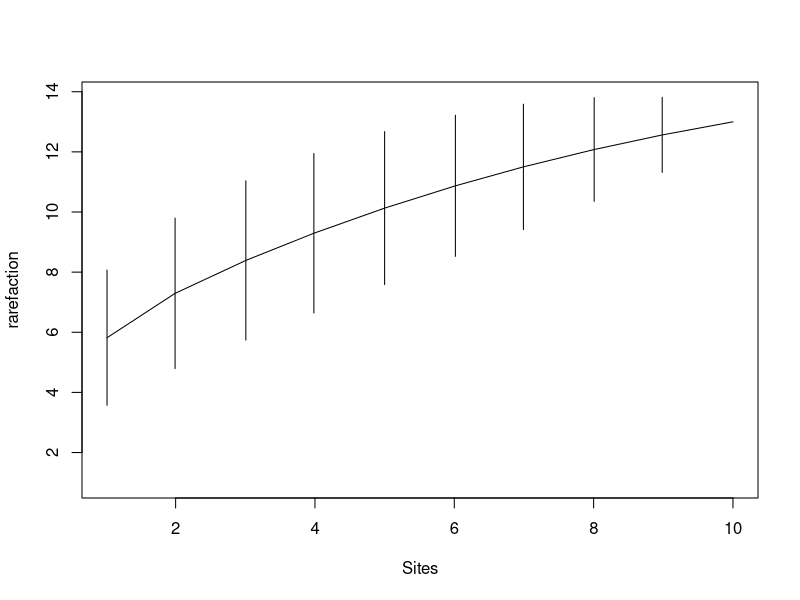
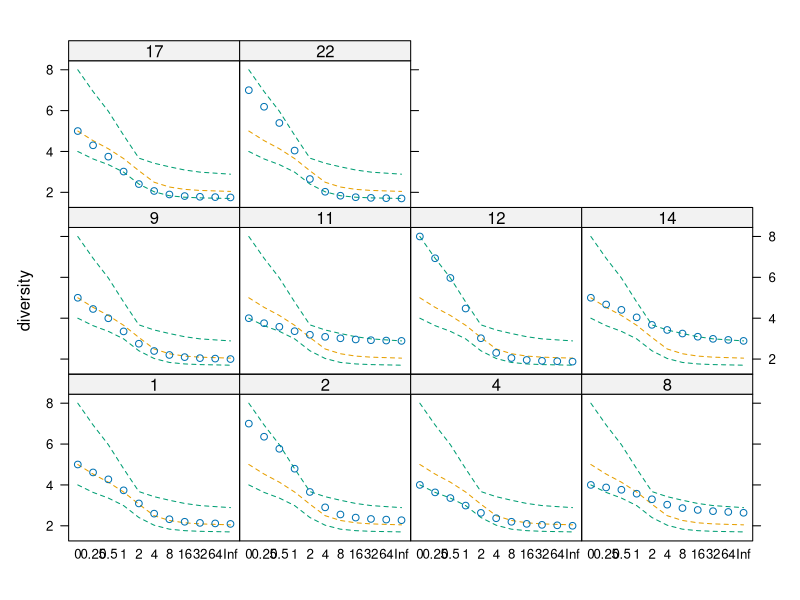
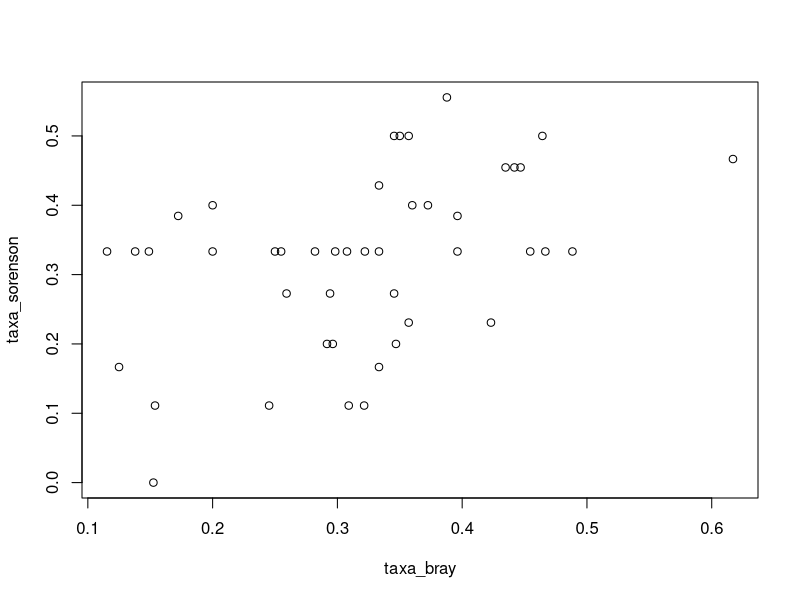

Recreate these plots in R, in order.
## ---- chunk 1
2+2
## ---- chunk 2
library("vegan")
## ---- chunk 3
data = read.csv("rodent_controls.csv", row.names = "plot")
head(data)
## ---- chunk 4
alpha = vegan::specnumber(data)
alpha
## ---- chunk 5
head(data)
## ---- chunk 6
spN_allplots = colSums(data)
spN_allplots
## ---- chunk 7
gamma = length(which(spN_allplots > 0))
gamma
## ---- chunk 8
gamma 
mean(alpha)
## ---- chunk 9
add_beta = gamma - mean(alpha)
multi_beta = gamma/mean(alpha)
beta_part = 1 - mean(alpha)/gamma
add_beta
multi_beta
beta_part
## ---- chunk 10
rarefaction = vegan::specaccum(data, method="rarefaction")
plot(rarefaction)
## ---- chunk 11
rarefaction

## ---- chunk 12
min.N <- min(rowSums(data))    
rarefy(x = data, sample = 200, se = TRUE)   
## ---- chunk 13
Chao_alpha = estimateR(data)
Chao_alpha
## ---- chunk 14
Chao_gamma = specpool(data)
Chao_gamma
## ---- chunk 15
est_meanalpha = mean(Chao_alpha[2])
est_add_beta = Chao_gamma[,2]-est_meanalpha
est_multi_beta = Chao_gamma[,2]/est_meanalpha

est_meanalpha
est_add_beta
est_multi_beta
## ---- chunk 16
multi_beta
est_multi_beta
## ---- chunk 17
hill_num = renyi(data, hill= TRUE)
hill_num
## ---- chunk 18
plot(hill_num)
## ---- chunk 19
library(vegan)
jaccard = vegan::vegdist(data, method = "jaccard", binary=TRUE)
jaccard
## ---- chunk 20
mean(jaccard)
## ---- chunk 21
taxa_sorenson = vegan::vegdist(data, method = "bray", binary = TRUE)
taxa_sorenson

## ---- chunk 22
mean(taxa_sorenson)
## ---- chunk 23
taxa_bray = vegan::vegdist(data, method = "bray", binary = FALSE)
taxa_bray
## ---- chunk 24
plot(taxa_bray, taxa_sorenson)
## ---- chunk 25

## ---- chunk 26

## ---- chunk 27

## ---- chunk 28

## ---- chunk 29

## ---- chunk 30


## ---- chunk 31


